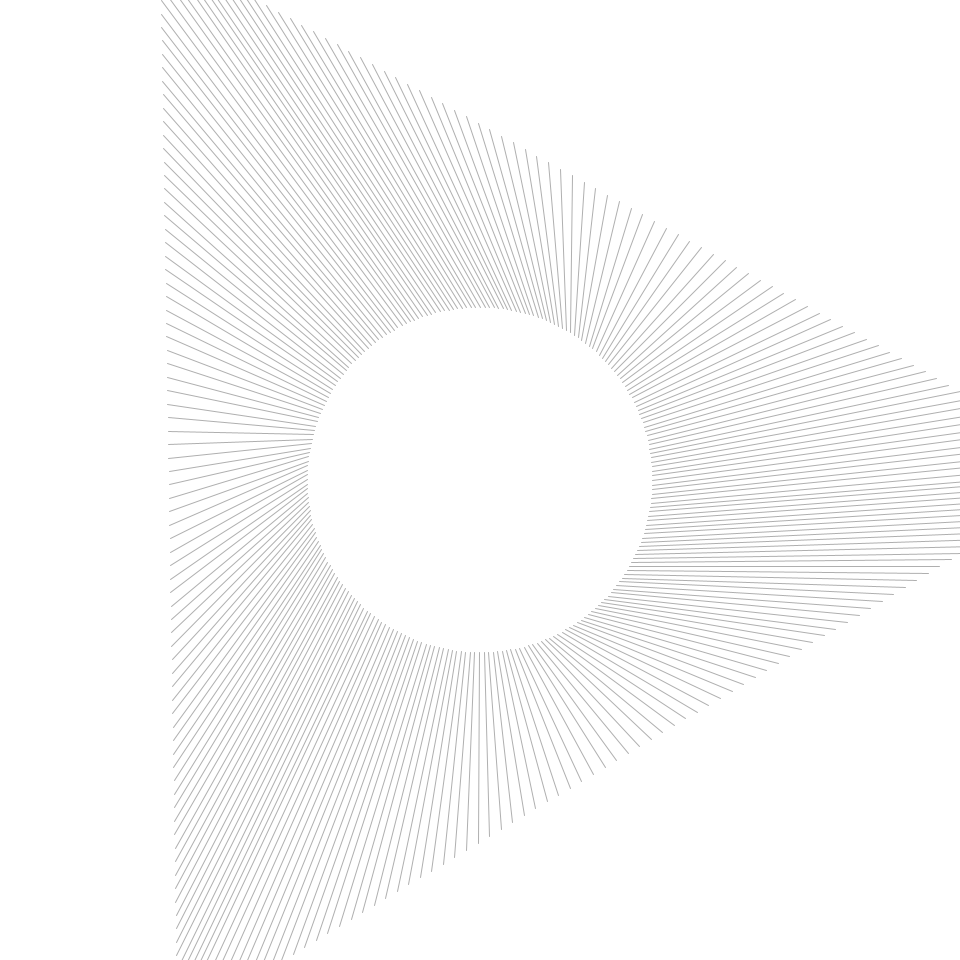
Frame 1 (no input)
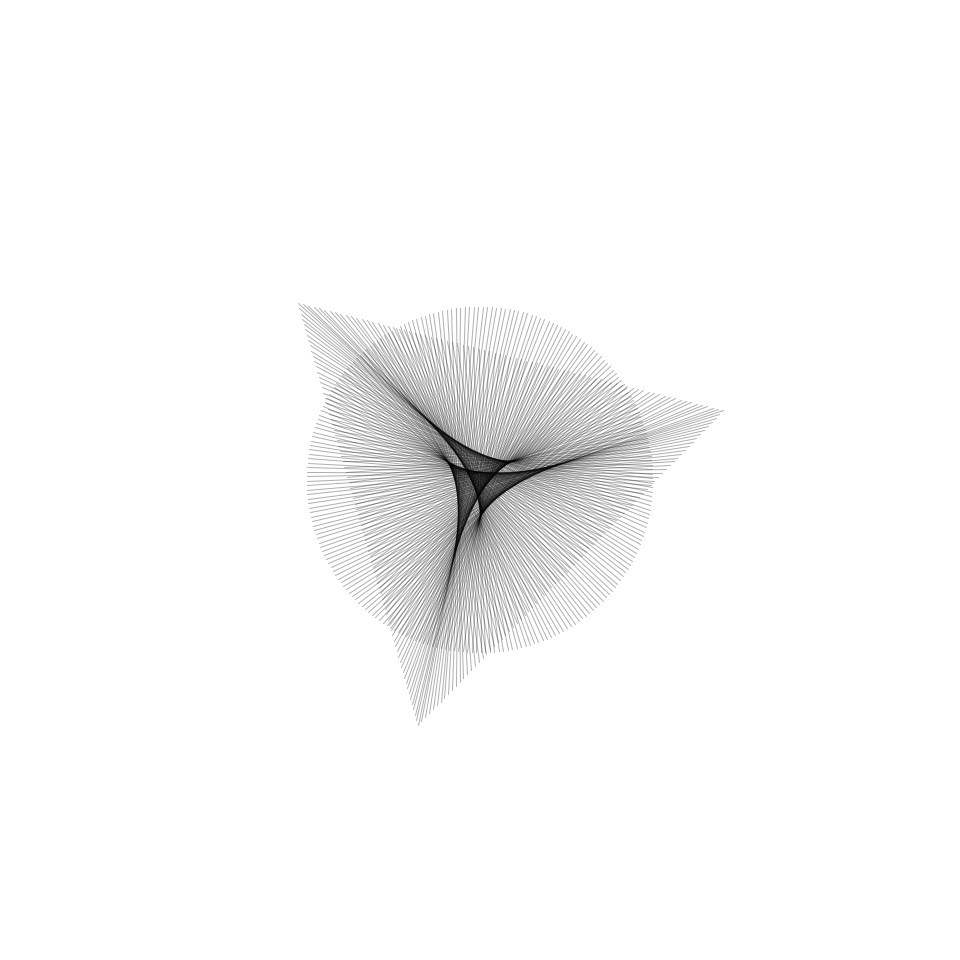
Frame 60 (the mouse pressed at the canvas centre just before this capture)
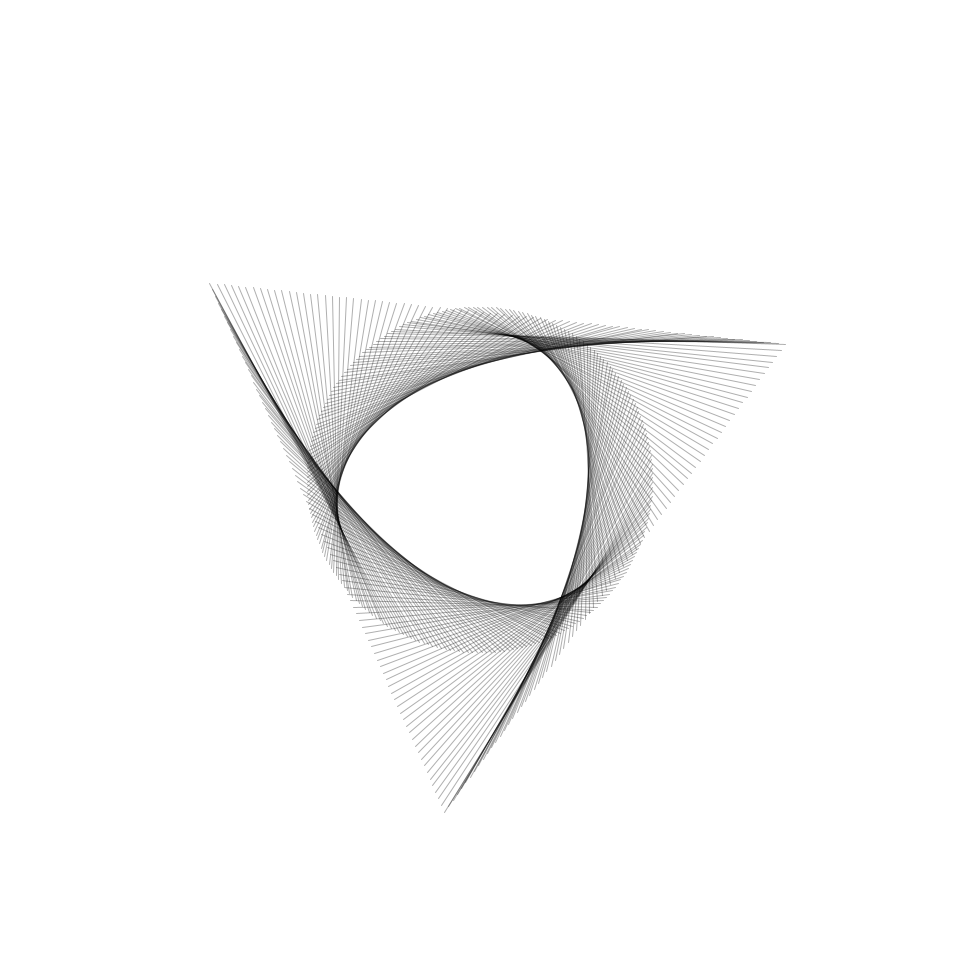
Frame 120 (the mouse held since frame 60 and released just before this capture)

The Processing sketch that drew these frames (run headless with seeded random() and noise(); from frame 60 on, the mouse is pressed at the canvas centre):

// Processing sketch: joinCircleToPoly
// ── joinCircleToPoly.pde
void setup() {
  size(960, 960);
  pixelDensity(2);
}

void draw() {

  background(255);
  translate(width/2, height/2);

  float time = millis()*0.01; 

  int ld = 3;
  int sub = 80;
  int cc = ld*sub;

  PVector p1[] = new PVector[cc];
  PVector p2[] = new PVector[cc];

  float r1 = width*(0.45+cos(time*0.1)*0.2);
  for (int j = 0; j < ld; j++) {
    float da = TWO_PI/ld;
    float ang = da*j-time*0.01;
    float x1 = cos(ang)*r1;
    float x2 = cos(ang+da)*r1;
    float y1 = sin(ang)*r1;
    float y2 = sin(ang+da)*r1;
    for (int i = 0; i < sub; i++) {
      float x = map(i, 0, sub, x1, x2);
      float y = map(i, 0, sub, y1, y2);
      p1[j*sub+i] = new PVector(x, y);
    }
  }

  float r2 = width*0.18;
  float da = TWO_PI/cc;
  for (int i = 0; i < cc; i++) {
    float ang = da*i+time*0.1;
    p2[i] = new PVector(cos(ang)*r2, sin(ang)*r2);
  }

  stroke(0, 80);
  for (int i = 0; i < cc; i++) {
    line(p1[i].x, p1[i].y, p2[i].x, p2[i].y);
  }
}
